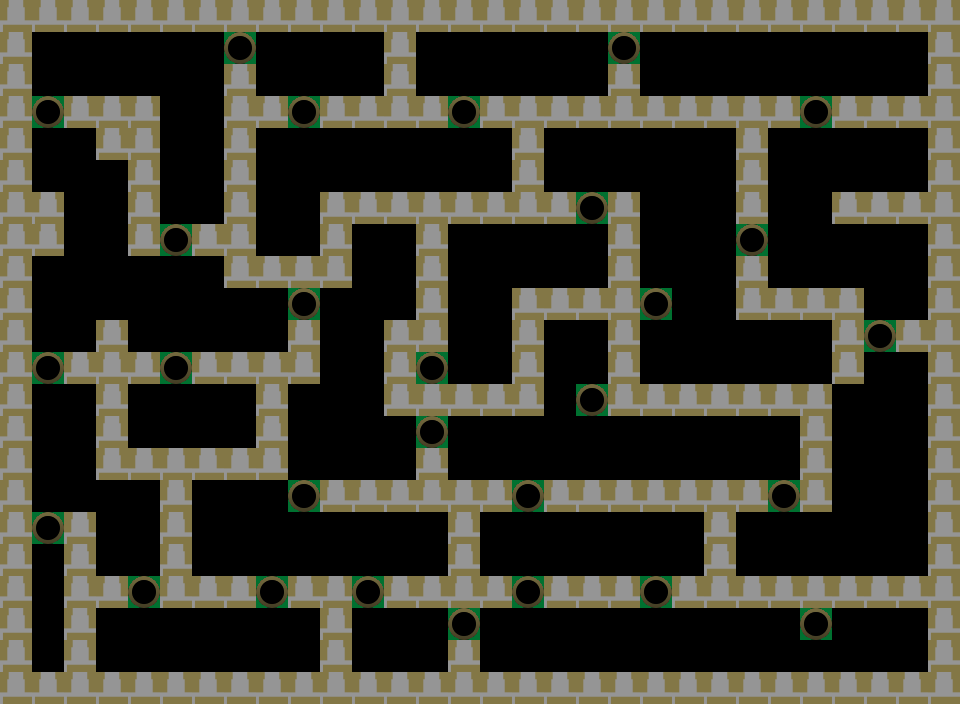

Below is a game level as drawn by its tile map, then a one-line description and the .tmx that defines it (tile-layer data replaced by summaries):
An orthogonal 30x22 tile map with 32x32 px tiles, 2 tile layers (wall, hole), 2 tilesets and 13 objects (player, 1.tmx, 2.tmx, 3.tmx).

<map version="1.0" orientation="orthogonal" renderorder="right-down" width="30" height="22" tilewidth="32" tileheight="32" nextobjectid="15">
 <tileset firstgid="1" name="foods" tilewidth="32" tileheight="32" tilecount="16" columns="4">
  <image source="foods.png" width="128" height="128" />
 </tileset>
 <tileset firstgid="17" name="tiles" tilewidth="32" tileheight="32" tilecount="16" columns="4">
  <image source="tiles.png" width="128" height="128" />
 </tileset>
 <layer name="wall" width="30" height="22">
  <data>[660 cells, 268 non-empty, 1 distinct tile ids]</data>
 </layer>
 <layer name="hole" width="30" height="22">
  <data>[660 cells, 28 non-empty, 1 distinct tile ids]</data>
 </layer>
 <objectgroup name="snake_objs">
  <object id="1" name="snake" type="player" x="48" y="656" />
 </objectgroup>
 <objectgroup name="game_map_objs">
  <object id="3" name="1.tmx" x="48" y="528" />
  <object id="4" name="2.tmx" x="48" y="368" />
  <object id="5" name="3.tmx" x="176" y="368" />
  <object id="6" x="144" y="592" />
  <object id="7" x="272" y="592" />
  <object id="8" x="304" y="496" />
  <object id="9" x="304" y="304" />
  <object id="10" x="176" y="240" />
  <object id="11" x="48" y="112" />
  <object id="12" x="240" y="48" />
  <object id="13" x="304" y="112" />
  <object id="14" x="368" y="592" />
 </objectgroup>
</map>